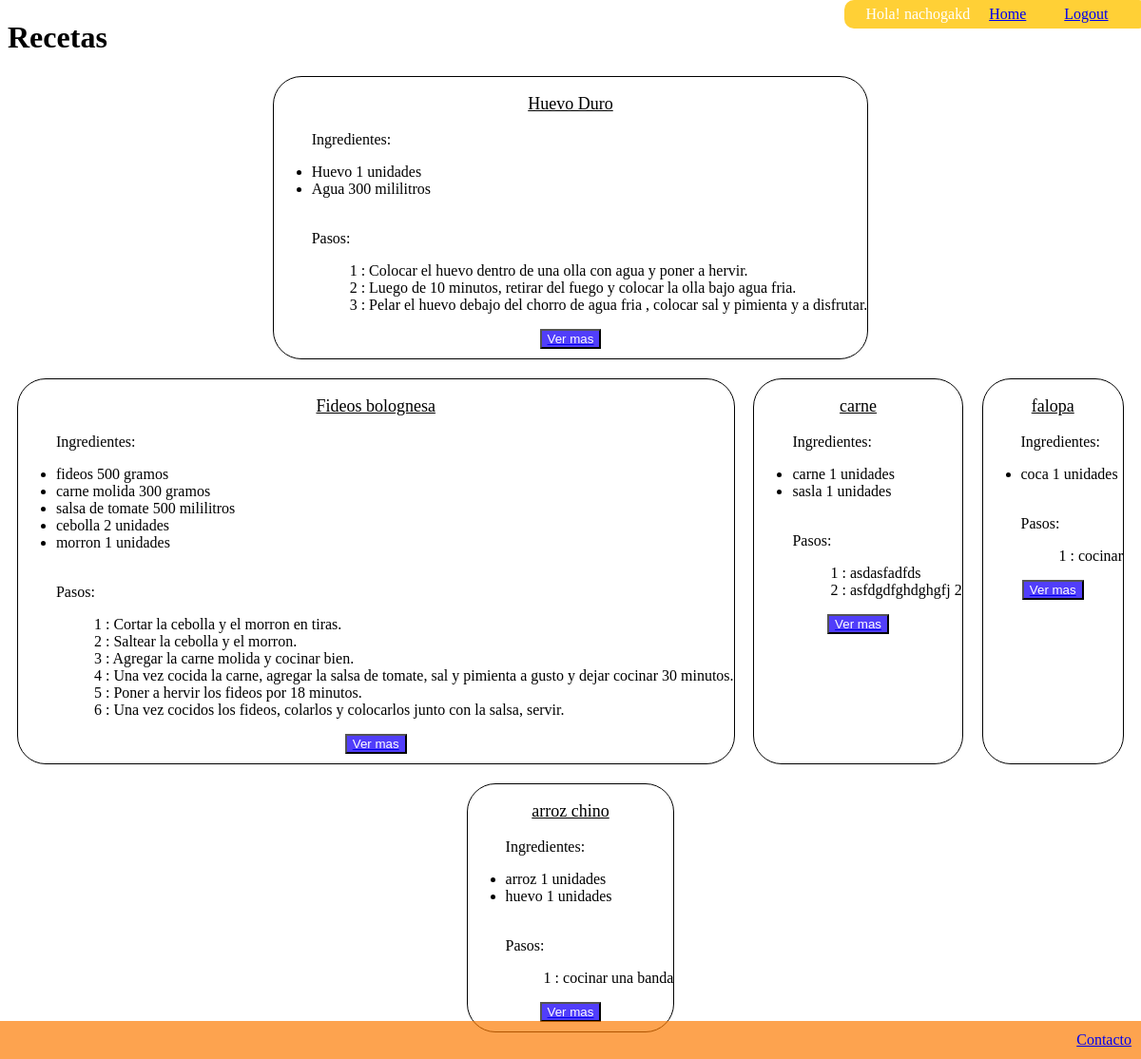
The app's page / (signed in) with its own data.
### recetasapp/models.py (models this page shows, shortened)
class Receta(models.Model):
    nombre = models.CharField(max_length=300)
    usuario = models.ForeignKey(User, null=True, blank=True, on_delete=models.SET_NULL)
    created_at = models.DateTimeField(auto_now_add=True)
    update_at = models.DateTimeField(auto_now=True)
    slug = models.SlugField(unique=True, blank=True)

class Ingrediente(models.Model):
    UNIDADES = [
        ("unidades", "unidades"),
        ("litros", "litros"),
        ("mililitros", "mililitros"),
        ("cucharadas", "cucharadas"),
        ("gramos", "gramos"),
        ("kilos", "kilos"),
        ]
    nombre = models.CharField(max_length=300)
    cantidad = models.IntegerField(default=1)
    unidad = models.CharField(max_length=20, choices=UNIDADES, default="unidades")
    receta = models.ForeignKey(Receta, related_name="ingredientes", on_delete=models.CASCADE)
    created_at = models.DateTimeField(auto_now_add=True)
    update_at = models.DateTimeField(auto_now=True)

class Paso(models.Model):
    numero = models.IntegerField(default=1)
    explicacion = models.TextField()
    receta = models.ForeignKey(Receta, related_name="paso", on_delete=models.CASCADE)
    created_at = models.DateTimeField(auto_now_add=True)
    update_at = models.DateTimeField(auto_now=True)

### recetasapp/views.py (the view)
# urls.py: 2. Add a URL to urlpatterns:  path('', views.home, name='home')
def home(request):
    context = {
        "recetas" : Receta.objects.all()
    }
    return render(request, "home.html", context=context)

### recetasapp/templates/home.html (shortened to what this page needs)
{% extends "base.html" %}
{% block content %}
<h1> Recetas </h1>
<div class="contenedor_recetas">
    {% for receta in recetas %}
    <div class="receta">
        <p class="titulo_receta">{{receta.nombre}}</p>
        <ul>
            <p>Ingredientes:</p>
            {% for ingrediente in receta.ingredientes.all %}
            <li>
                {{ingrediente.nombre }} {{ingrediente.cantidad}} {{ingrediente.unidad}}
            </li>
            {% endfor %}
            <br>
            <p>Pasos:</p>
            {% for paso in receta.paso.all %}
            <ol>
                {{ paso.numero }} : {{ paso.explicacion }}
            </ol>
            {% endfor %}
        </ul>
        <div class="contenedor_ver_mas">
            <a href="{% url 'receta' slug=receta.slug %}"> <button class="ver_mas">Ver mas</button></a>
        </div>
    </div>
    {% endfor %}
</div>
{% endblock %}

### recetasapp/templates/base.html (shortened to what this page needs)
{% load static %}
<!DOCTYPE html>
<html lang="en">
<head>
    <link rel="stylesheet" href="{% static 'base.css' %}">
</head>
<body>
<header>
    <div class="head">
        {% if user.is_authenticated %}
            <p>Hola! {{ user.username }}</p>
            <a href="{% url 'home' %}">Home</a>
            <a href="{% url 'logout' %}">Logout</a>
        {% else %}
            <a href="{% url 'home' %}">Home</a>
            <a href="{% url 'login' %}">Ingresar</a>
            <a href="{% url 'registro' %}">Registrarse</a>
        {% endif %}
    </div>
</header>
    {% block content %}
    {% endblock %}
</body>
<footer>
    <div class="foot">
        <a href="{% url 'contacto'  %}">Contacto</a>
    </div>
</footer>
</html>

### recetasapp/static/base.css (style rules this page uses)
header { display: flex; justify-content: flex-end; align-items: flex-start; width: 100%; position: absolute; top: 0px; }
.head { display: flex; align-items: center; justify-content: center; width: 20rem; height: 30px; background-color: #ffc403cb; color: white; border-radius: 10px; }
header a { margin-inline: 20px; }
footer { position: absolute; display: flex; justify-content: flex-end; color: white; width: 100%; height: 40px; left: 0; background-color: #fc7a00b0; bottom: 0px; }
.foot { display: flex; margin-right: 10px; text-align: center; justify-content: center; align-items: center; }
.foot a { font-size: 16px; }
.contenedor_recetas { display: flex; justify-content: space-around; flex-wrap: wrap; }
.receta { flex-wrap: wrap; border: solid 1px; border-radius: 30px; margin-bottom: 20px; padding-bottom: 10px; }
.titulo_receta { text-align: center; text-decoration: underline; font-size: large; }
.contenedor_ver_mas { display: flex; align-items: center; justify-content: center; }
.ver_mas { background-color: #513efa; color: white; display: flex; justify-content: center; align-items: center; text-align: center; }

### records on screen
Receta: nombre "Huevo Duro"
Ingrediente: nombre "Huevo", cantidad "1", unidad "unidades"
Ingrediente: nombre "Agua", cantidad "300", unidad "mililitros"
Paso: numero "1", explicacion "Colocar el huevo dentro de una olla con agua y poner a hervir."
Paso: numero "2", explicacion "Luego de 10 minutos, retirar del fuego y colocar la olla bajo agua fria."
Paso: numero "3", explicacion "Pelar el huevo debajo del chorro de agua fria , colocar sal y pimienta y a disfrutar."
Receta: nombre "Fideos bolognesa"
Ingrediente: nombre "fideos", cantidad "500", unidad "gramos"
Ingrediente: nombre "carne molida", cantidad "300", unidad "gramos"
Ingrediente: nombre "salsa de tomate", cantidad "500", unidad "mililitros"
Ingrediente: nombre "cebolla", cantidad "2", unidad "unidades"
Ingrediente: nombre "morron", cantidad "1", unidad "unidades"
Paso: numero "1", explicacion "Cortar la cebolla y el morron en tiras."
Paso: numero "2", explicacion "Saltear la cebolla y el morron."
Paso: numero "3", explicacion "Agregar la carne molida y cocinar bien."
Paso: numero "4", explicacion "Una vez cocida la carne, agregar la salsa de tomate, sal y pimienta a gusto y dejar cocinar 30 minutos."
Paso: numero "5", explicacion "Poner a hervir los fideos por 18 minutos."
Paso: numero "6", explicacion "Una vez cocidos los fideos, colarlos y colocarlos junto con la salsa, servir."
Receta: nombre "carne"
Ingrediente: nombre "carne", cantidad "1", unidad "unidades"
Ingrediente: nombre "sasla", cantidad "1", unidad "unidades"
Paso: numero "1", explicacion "asdasfadfds"
Paso: numero "2", explicacion "asfdgdfghdghgfj 2"
Receta: nombre "falopa"
Ingrediente: nombre "coca", cantidad "1", unidad "unidades"
Paso: numero "1", explicacion "cocinar"
Receta: nombre "arroz chino"
Ingrediente: nombre "arroz", cantidad "1", unidad "unidades"
Ingrediente: nombre "huevo", cantidad "1", unidad "unidades"
Paso: numero "1", explicacion "cocinar una banda"

### other values on screen
{{ user.username }} "nachogakd"
